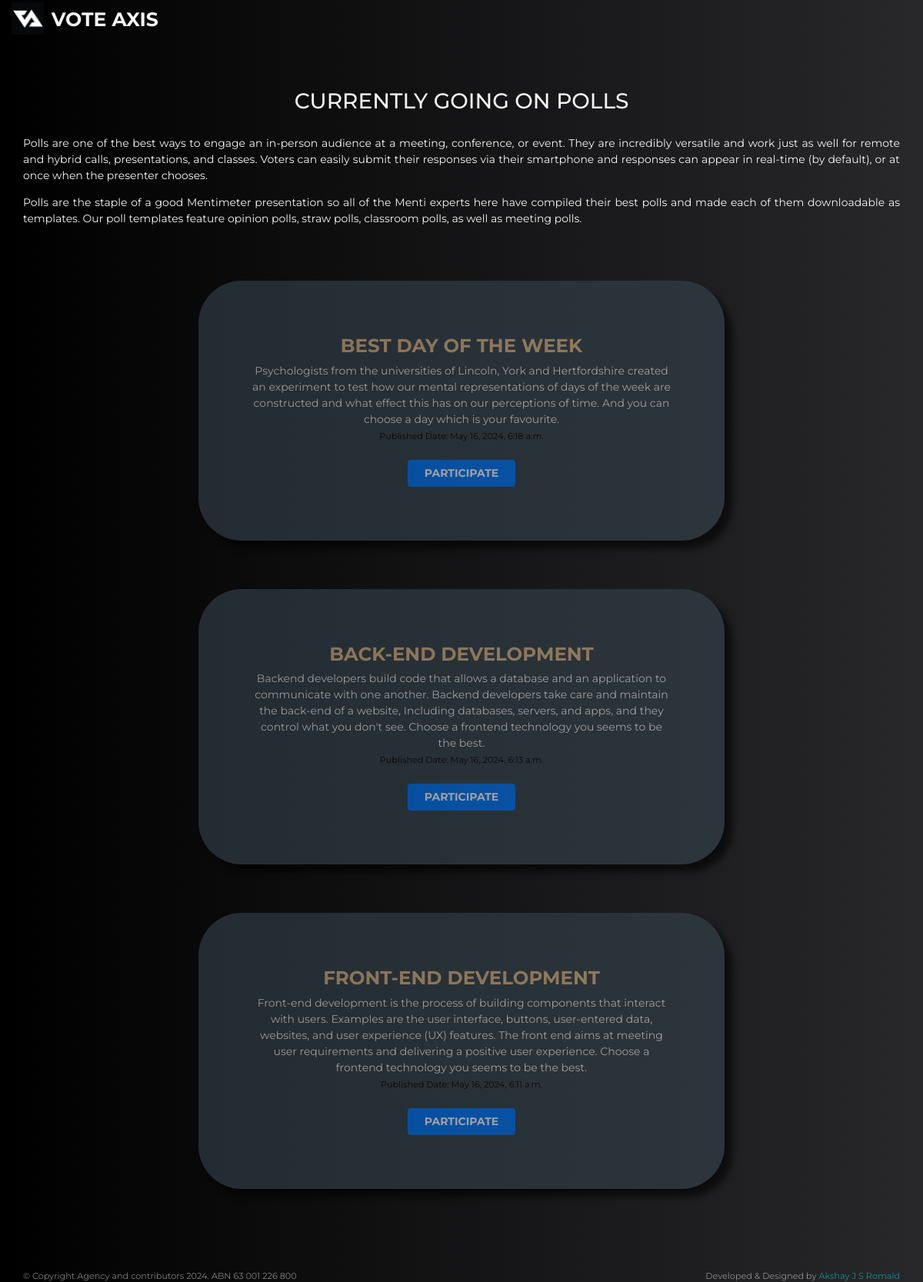
/index, run on the app's committed database.
### votingApp/models.py (models this page shows, shortened)
class Question(models.Model):
    ques_head = models.CharField(max_length=100)
    description = models.TextField(max_length=400)
    pub_date = models.DateTimeField("Date Published")
    voters_email = models.TextField(default="Emails: ")
    totalvotes =  models.IntegerField(default=0)

### votingApp/views.py (the view)
# urls.py: path('index', views.index, name='index'),
def index(request):
    ques = Question.objects.order_by('-pub_date')
    return render(request, 'votingApp/index.html', {'ques':ques})

### templates/votingApp/index.html
{% extends 'base.html' %}
{% block content %}
<div class="container-fluid index">
    <div>
        <h2>CURRENTLY GOING ON POLLS</h2><br>
        <p>Polls are one of the best ways to engage an in-person audience at a meeting, conference, or event. They are incredibly versatile and work just as well for remote and hybrid calls, presentations, and classes. Voters can easily submit their responses via their smartphone and responses can appear in real-time (by default), or at once when the presenter chooses.  </p>
Polls are the staple of a good Mentimeter presentation so all of the Menti experts here have compiled their best polls and made each of them downloadable as templates. Our poll templates feature opinion polls, straw polls, classroom polls, as well as meeting polls.
    </div>
        {% for q in ques %}
            <div class="content">
                <div><h3>{{q.ques_head}}</h3></div>
                <div>{{q.description}}</div>
                <div><small>Published Date: {{q.pub_date}}</small></div>
            <br><a href='vote/{{q.id}}'><input type='submit' value='PARTICIPATE' class="btn btn-primary"></a>
            </div><br><br><br>
        {% endfor %}
</div>
{% endblock %}

### templates/base.html (shortened to what this page needs)
<!DOCTYPE html>
<html>
    {% load static %}
    <head>
        <link rel="stylesheet" href="https://cdn.jsdelivr.net/npm/bootstrap@4.4.1/dist/css/bootstrap.min.css">
        <link rel="stylesheet" href="{% static 'add.css' %}">
    </head>
    <body>
        <div class="container-fluid cont">
            <div class="row top">
                <div class="col-8">
                    <img src="{% static 'logo1.jpg' %}" alt="Voting App"><h4>VOTE AXIS</h4>
                </div>
            </div>
        {% block content %}
        {% endblock %}
        <footer class="bottom container-fluid">
            <div class="row">
                <div class="col-6">
                    © Copyright Agency and contributors 2024. ABN 63 001 226 800
                </div>
                <div class="col-6" style="text-align: right;">
                    Developed & Designed by <a href="https://www.linkedin.com/in/akshay-js-romald98" target="_blank">Akshay J S Romald</a>
                </div>
            </div>
        </footer>
    </div>
    </body>
</html>

### static/add.css (style rules this page uses)
@media screen and (min-width: 1008px) and (max-width: 1920px) { * { margin-left: 0px; margin-right: 0px; margin-top: 0px; font-size: 14px; } }
body { background-image: linear-gradient(to left,#28282B, black); background-attachment: fixed; background-size: cover; font-family: 'Montserrat', Cambria, Cochin, Georgia, Times, serif; overflow-wrap: break-word; }
.top img { width: 3rem; padding-top: 0.2rem; }
.top h4 { position: relative; font-weight: bolder; font-size: 1.8rem; top: 0.6rem; left: 0.7rem; color: whitesmoke; display: inline; }
.bottom { position: relative; top: 14vh; bottom: 0vh; }
.bottom div { color: white; font-size: 0.8rem; opacity: 0.7; }
.bottom a { text-decoration: none; font-size: 0.8rem; color: aqua; }
.index { color: whitesmoke; position: relative; top: 5rem; min-height: 38rem; max-height: fit-content; text-align: justify; padding-bottom: 5rem; }
.index h2 { text-align: center; }
.content { position: relative; text-align: center; background-color: #36454F; left: 20%; width: 60%; border-radius: 4rem; padding: 5rem; top: 5rem; font-family: 'Montserrat'; box-shadow: 10px 10px 10px black; align-content: space-around; opacity: 0.6; transition: all 0.2s; }
.content h3 { color: burlywood; font-weight: bold; }
.content small { color: black; font-size: 0.8rem; }
.index .btn { width: 10rem; height: 2.5rem; font-weight: bold; transition: all 0.3s; }

### data on the page
Question: ques_head "BEST DAY OF THE WEEK", description "Psychologists from the universities of Lincoln, York and Hertfordshire created an experiment to test how our mental representations of days of the week are constructed and what effect this has on our perceptions of time. And you can choose a day which is your favourite.", pub_date "May 16, 2024, 6:18 a.m."
Question: ques_head "BACK-END DEVELOPMENT", description "Backend developers build code that allows a database and an application to communicate with one another. Backend developers take care and maintain the back-end of a website, Including databases, servers, and apps, and they control what you don't see. Choose a frontend technology you seems to be the best.", pub_date "May 16, 2024, 6:13 a.m."
Question: ques_head "FRONT-END DEVELOPMENT", description "Front-end development is the process of building components that interact with users. Examples are the user interface, buttons, user-entered data, websites, and user experience (UX) features. The front end aims at meeting user requirements and delivering a positive user experience. Choose a frontend technology you seems to be the best.", pub_date "May 16, 2024, 6:11 a.m."
